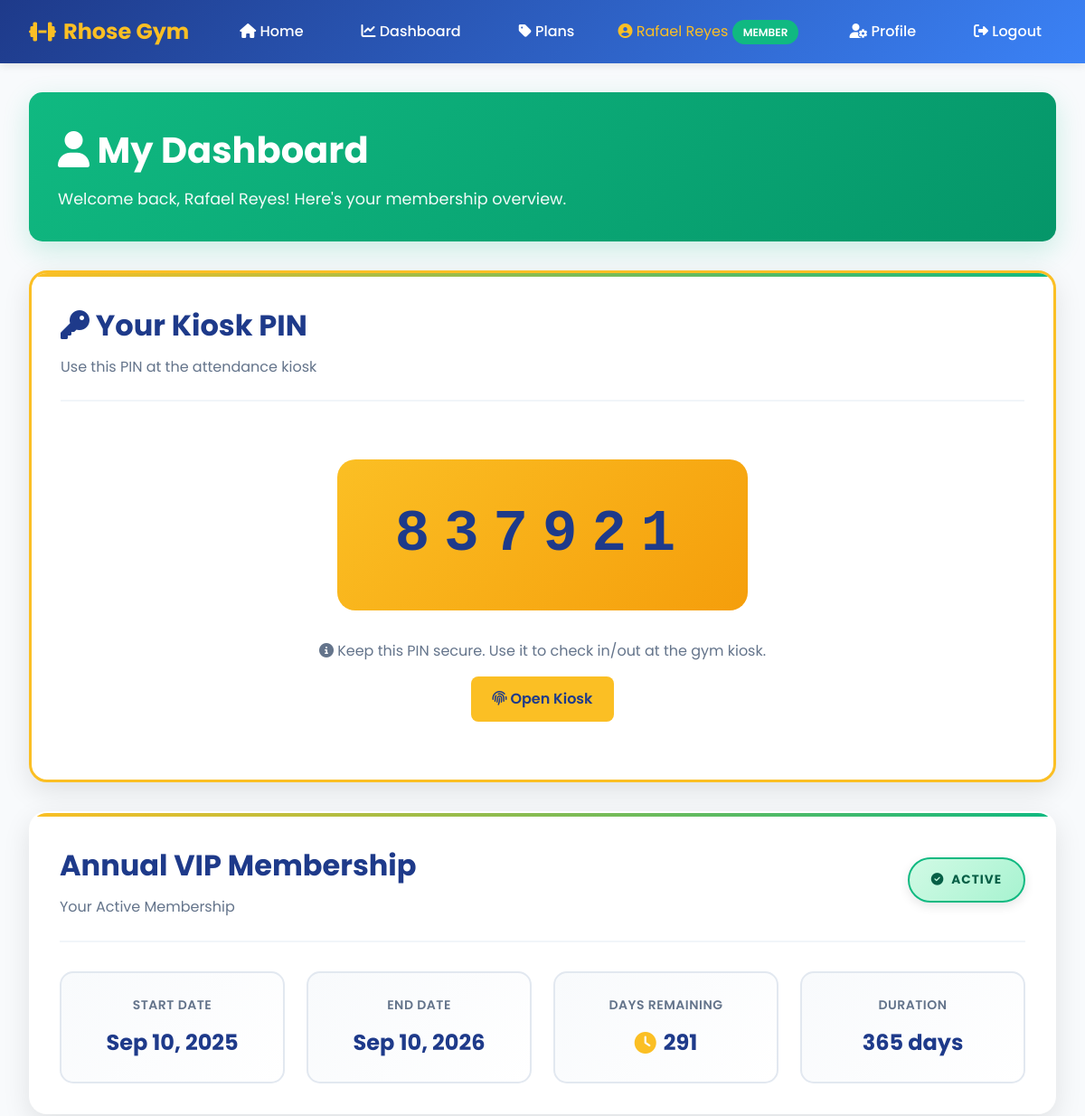
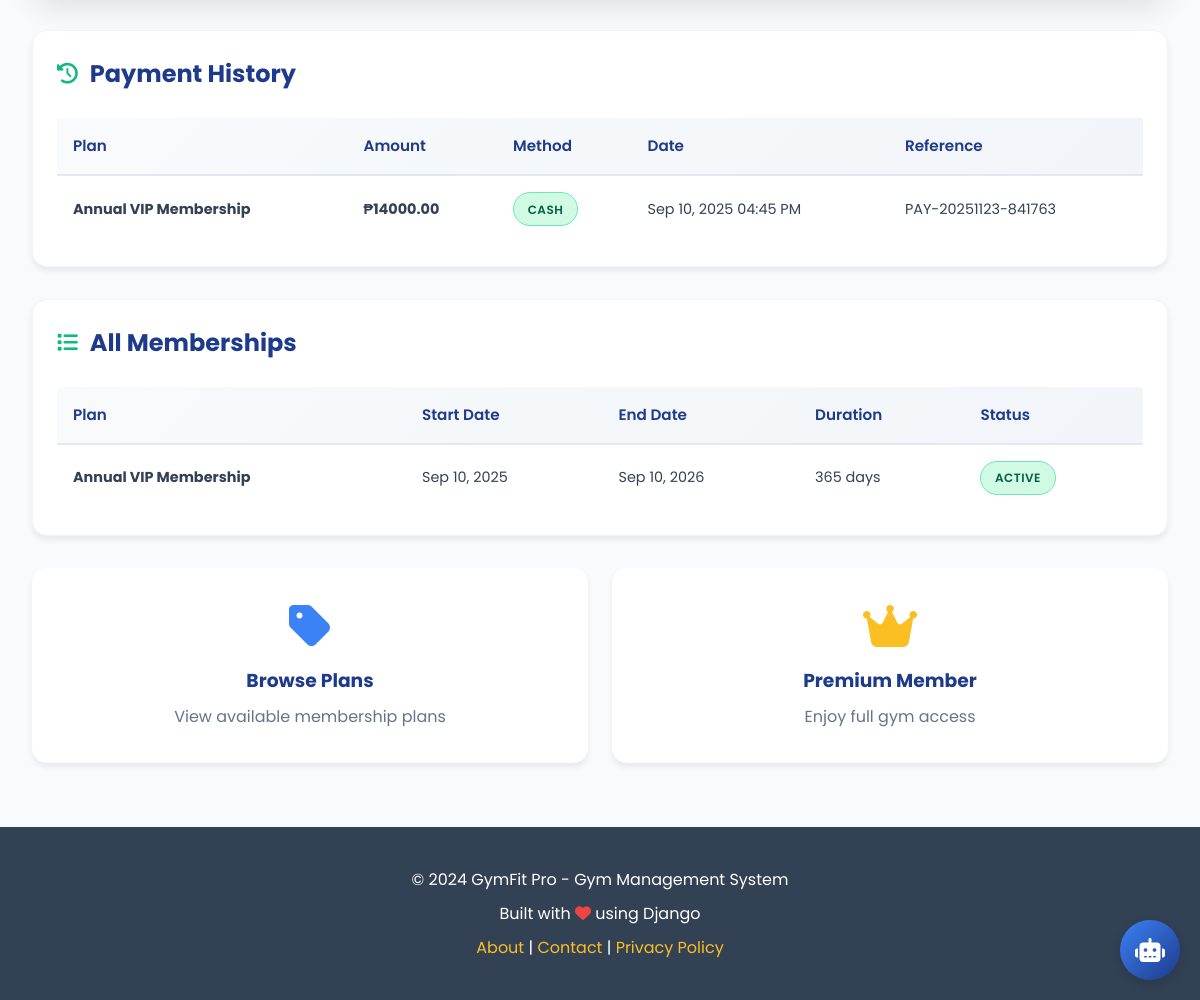
Screenshot of /dashboard/ (signed in) with the database file from the repository (2 pictures, top to bottom).
### gym_app/models.py (models this page shows, shortened)
class User(AbstractUser):
    ROLE_CHOICES = [
        ('admin', 'Admin'),
        ('staff', 'Staff'),
        ('member', 'Member'),
    ]
    role = models.CharField(max_length=10, choices=ROLE_CHOICES, default='member')
    mobile_no = models.CharField(max_length=20, blank=True, null=True)
    address = models.TextField(blank=True, null=True)
    birthdate = models.DateField(blank=True, null=True)
    age = models.IntegerField(blank=True, null=True)
    profile_image = models.ImageField(
        upload_to='profile_images/',
        blank=True,
        null=True,
        help_text="Profile picture"
    )
    kiosk_pin = models.CharField(
        max_length=6,
        blank=True,
        null=True,
        unique=True,
        help_text="6-digit PIN for kiosk check-in/out",
        verbose_name="Kiosk PIN"
    )
    created_at = models.DateTimeField(auto_now_add=True)
    updated_at = models.DateTimeField(auto_now=True)
    class Meta:
        db_table = 'users'
        verbose_name = 'User'
        verbose_name_plural = 'Users'
    def is_admin(self):
        return self.role == 'admin' or self.is_superuser
    def is_staff_or_admin(self):
        return self.role in ['admin', 'staff'] or self.is_superuser or self.is_staff

class UserMembership(models.Model):
    STATUS_CHOICES = [
        ('pending', 'Pending Payment'),
        ('active', 'Active'),
        ('expired', 'Expired'),
        ('cancelled', 'Cancelled'),
    ]
    user = models.ForeignKey(User, on_delete=models.CASCADE, related_name='memberships')
    plan = models.ForeignKey(MembershipPlan, on_delete=models.PROTECT, related_name='subscriptions')
    start_date = models.DateField()
    end_date = models.DateField()
    status = models.CharField(max_length=20, choices=STATUS_CHOICES, default='pending')
    cancelled_at = models.DateTimeField(null=True, blank=True)
    cancelled_by = models.ForeignKey(
        User,
        on_delete=models.SET_NULL,
        null=True,
        blank=True,
        related_name='cancelled_memberships'
    )
    cancellation_reason = models.TextField(blank=True, null=True)
    created_at = models.DateTimeField(auto_now_add=True)
    updated_at = models.DateTimeField(auto_now=True)
    class Meta:
        db_table = 'user_memberships'
        verbose_name = 'User Membership'
        verbose_name_plural = 'User Memberships'
        ordering = ['-start_date']
    def days_remaining(self):
        if self.end_date >= date.today():
            return (self.end_date - date.today()).days
        return 0

class MembershipPlan(models.Model):
    name = models.CharField(max_length=100)
    duration_days = models.IntegerField(help_text="Duration in days")
    price = models.DecimalField(max_digits=10, decimal_places=2)
    description = models.TextField(blank=True, null=True)
    is_active = models.BooleanField(default=True)
    is_archived = models.BooleanField(default=False, help_text="Archived plans are hidden but preserved for records")
    archived_at = models.DateTimeField(null=True, blank=True)
    archived_by = models.ForeignKey(
        User,
        on_delete=models.SET_NULL,
        null=True,
        blank=True,
        related_name='archived_membership_plans'
    )
    created_at = models.DateTimeField(auto_now_add=True)
    updated_at = models.DateTimeField(auto_now=True)
    class Meta:
        db_table = 'membership_plans'
        verbose_name = 'Membership Plan'
        verbose_name_plural = 'Membership Plans'
        ordering = ['price']

class Payment(models.Model):
    PAYMENT_METHOD_CHOICES = [
        ('cash', 'Cash'),
        ('gcash', 'GCash'),
    ]
    PAYMENT_STATUS_CHOICES = [
        ('pending', 'Pending Confirmation'),
        ('confirmed', 'Confirmed'),
        ('rejected', 'Rejected'),
    ]
    user = models.ForeignKey(User, on_delete=models.CASCADE, related_name='payments')
    membership = models.ForeignKey(UserMembership, on_delete=models.CASCADE, related_name='payments')
    amount = models.DecimalField(max_digits=10, decimal_places=2)
    method = models.CharField(max_length=10, choices=PAYMENT_METHOD_CHOICES)
    payment_date = models.DateTimeField(default=timezone.now)
    reference_no = models.CharField(max_length=50, blank=True, null=True, unique=True, help_text="Auto-generated payment reference")
    notes = models.TextField(blank=True, null=True)
    status = models.CharField(max_length=20, choices=PAYMENT_STATUS_CHOICES, default='pending')
    approved_by = models.ForeignKey(
        User,
        on_delete=models.SET_NULL,
        null=True,
        blank=True,
        related_name='approved_payments'
    )
    approved_at = models.DateTimeField(null=True, blank=True)
    rejection_reason = models.TextField(blank=True, null=True)
    created_at = models.DateTimeField(auto_now_add=True)
    updated_at = models.DateTimeField(auto_now=True)
    class Meta:
        db_table = 'payments'
        verbose_name = 'Payment'
        verbose_name_plural = 'Payments'
        ordering = ['-payment_date']

### gym_app/views.py (the view)
# urls.py: path('dashboard/', views.dashboard, name='dashboard'),
@login_required
def dashboard(request):
    user = request.user
    if user.is_admin():
        return admin_dashboard(request)
    elif user.role == 'staff':
        return staff_dashboard(request)
    else:
        return member_dashboard(request)

### gym_app/templates/gym_app/dashboard_member.html (shortened to what this page needs)
{% extends 'gym_app/base.html' %}
{% block content %}
{% load static %}
<link rel="stylesheet" href="{% static 'gym_app/css/pages/dashboard_member.css' %}">
<div class="dashboard-header">
    <h1><i class="fas fa-user"></i> My Dashboard</h1>
    <p>Welcome back, {{ user.get_full_name }}! Here's your membership overview.</p>
</div>
{% if user.kiosk_pin %}
<div class="membership-card" style="border: 3px solid var(--gold);">
    <div class="membership-header">
        <div>
            <h2 style="color: var(--primary-blue); margin: 0;">
                <i class="fas fa-key"></i> Your Kiosk PIN
            </h2>
            <p style="color: var(--gray); margin: 0.5rem 0 0 0;">Use this PIN at the attendance kiosk</p>
        </div>
    </div>
    <div style="text-align: center; padding: 2rem;">
        <div style="background: linear-gradient(135deg, var(--gold) 0%, var(--dark-gold) 100%);
                    display: inline-block;
                    padding: 2rem 4rem;
                    border-radius: 20px;
                    margin-bottom: 1rem;">
            <div style="font-size: 4rem;
                        font-weight: 700;
                        letter-spacing: 1rem;
                        color: var(--primary-blue);
                        font-family: 'Courier New', monospace;">
                {{ user.kiosk_pin }}
            </div>
        </div>
        <p style="color: var(--gray); margin-top: 1rem;">
            <i class="fas fa-info-circle"></i>
            Keep this PIN secure. Use it to check in/out at the gym kiosk.
        </p>
        <a href="{% url 'kiosk_login' %}" target="_blank" class="btn btn-gold" style="margin-top: 1rem;">
            <i class="fas fa-fingerprint"></i> Open Kiosk
        </a>
    </div>
</div>
{% endif %}
{% if current_membership %}
<div class="membership-card">
    <div class="membership-header">
        <div>
            <h2 style="color: var(--primary-blue); margin: 0;">{{ current_membership.plan.name }}</h2>
            <p style="color: var(--gray); margin: 0.5rem 0 0 0;">Your Active Membership</p>
        </div>
        <span class="membership-status status-active">
            <i class="fas fa-check-circle"></i> ACTIVE
        </span>
    </div>
    <div class="membership-details">
        <div class="detail-item">
            <div class="detail-label">Start Date</div>
            <div class="detail-value">{{ current_membership.start_date|date:"M d, Y" }}</div>
        </div>
        <div class="detail-item">
            <div class="detail-label">End Date</div>
            <div class="detail-value">{{ current_membership.end_date|date:"M d, Y" }}</div>
        </div>
        <div class="detail-item">
            <div class="detail-label">Days Remaining</div>
            <div class="detail-value">
                <i class="fas fa-clock"></i> {{ current_membership.days_remaining }}
            </div>
        </div>
        <div class="detail-item">
            <div class="detail-label">Duration</div>
            <div class="detail-value">{{ current_membership.plan.duration_days }} days</div>
        </div>
    </div>
</div>
{% endif %}
<div class="table-container">
    <h2 class="section-title">
        <i class="fas fa-history"></i>
        Payment History
    </h2>
    {% if payment_history %}
    <table>
        <thead>
            <tr>
                <th>Plan</th>
                <th>Amount</th>
                <th>Method</th>
                <th>Date</th>
                <th>Reference</th>
            </tr>
        </thead>
        <tbody>
            {% for payment in payment_history %}
            <tr>
                <td><strong>{{ payment.membership.plan.name }}</strong></td>
                <td><strong>₱{{ payment.amount }}</strong></td>
                <td><span class="badge badge-active">{{ payment.method|upper }}</span></td>
                <td>{{ payment.payment_date|date:"M d, Y h:i A" }}</td>
                <td>{{ payment.reference_no|default:"N/A" }}</td>
            </tr>
            {% endfor %}
        </tbody>
    </table>
    {% else %}
    <div class="empty-state">
        <i class="fas fa-receipt"></i>
        <p>No payment history yet</p>
    </div>
    {% endif %}
</div>
<div class="table-container">
    <h2 class="section-title">
        <i class="fas fa-list"></i>
        All Memberships
    </h2>
    {% if all_memberships %}
    <table>
        <thead>
            <tr>
                <th>Plan</th>
                <th>Start Date</th>
                <th>End Date</th>
                <th>Duration</th>
                <th>Status</th>
            </tr>
        </thead>
        <tbody>
            {% for membership in all_memberships %}
            <tr>
                <td><strong>{{ membership.plan.name }}</strong></td>
                <td>{{ membership.start_date|date:"M d, Y" }}</td>
                <td>{{ membership.end_date|date:"M d, Y" }}</td>
                <td>{{ membership.plan.duration_days }} days</td>
                <td>
                    <span class="badge badge-{{ membership.status }}">
                        {{ membership.status|upper }}
                    </span>
                </td>
            </tr>
            {% endfor %}
        </tbody>
    </table>
    {% else %}
    <div class="empty-state">
        <i class="fas fa-inbox"></i>
        <p>No membership history</p>
    </div>
    {% endif %}
</div>
<div style="display: grid; grid-template-columns: repeat(auto-fit, minmax(250px, 1fr)); gap: 1.5rem;">
    <a href="{% url 'membership_plans' %}" class="card" style="text-decoration: none; color: inherit; text-align: center;">
        <i class="fas fa-tag" style="font-size: 3rem; color: var(--secondary-blue); margin-bottom: 1rem;"></i>
        <h3 style="color: var(--primary-blue); margin-bottom: 0.5rem;">Browse Plans</h3>
        <p style="color: var(--gray);">View available membership plans</p>
    </a>
    {% if current_membership %}
    <div class="card" style="text-align: center;">
        <i class="fas fa-crown" style="font-size: 3rem; color: var(--gold); margin-bottom: 1rem;"></i>
        <h3 style="color: var(--primary-blue); margin-bottom: 0.5rem;">Premium Member</h3>
        <p style="color: var(--gray);">Enjoy full gym access</p>
    </div>
    {% endif %}
</div>
{% include 'gym_app/includes/chatbot_widget.html' %}
{% endblock %}

### gym_app/templates/gym_app/base.html (shortened to what this page needs)
<!DOCTYPE html>
<html lang="en">
<head>
    <link rel="stylesheet" href="https://cdnjs.cloudflare.com/ajax/libs/font-awesome/6.4.0/css/all.min.css">
    {% load static %}
    <link rel="stylesheet" href="{% static 'gym_app/css/base/base.css' %}">
</head>
<body>
    <nav class="navbar">
        <div class="container">
            <a href="{% url 'home' %}" class="navbar-brand">
                <i class="fas fa-dumbbell"></i>
                Rhose Gym
            </a>
            <ul class="navbar-menu">
                <li><a href="{% url 'home' %}"><i class="fas fa-home"></i> Home</a></li>
                {% if user.is_authenticated %}
                    <li><a href="{% url 'dashboard' %}"><i class="fas fa-chart-line"></i> Dashboard</a></li>
                    <li><a href="{% url 'membership_plans' %}"><i class="fas fa-tag"></i> Plans</a></li>
                    <li>
                        <span style="color: var(--gold); margin-right: 0.5rem;">
                            <i class="fas fa-user-circle"></i> {{ user.get_full_name|default:user.username }}
                            <span class="user-badge badge-{{ user.role }}">{{ user.role }}</span>
                        </span>
                    </li>
                    <li><a href="{% url 'profile_settings' %}"><i class="fas fa-user-cog"></i> Profile</a></li>
                    <li><a href="{% url 'logout' %}"><i class="fas fa-sign-out-alt"></i> Logout</a></li>
                {% else %}
                    <li><a href="{% url 'about' %}"><i class="fas fa-info-circle"></i> About</a></li>
                    <li><a href="{% url 'login' %}"><i class="fas fa-sign-in-alt"></i> Login</a></li>
                    <li><a href="{% url 'register' %}" class="btn-gold"><i class="fas fa-user-plus"></i> Sign Up</a></li>
                {% endif %}
            </ul>
        </div>
    </nav>
    <main class="main-content">
        {% block content %}{% endblock %}
    </main>
    <footer class="footer">
        <div class="container">
            <p>&copy; 2024 GymFit Pro - Gym Management System</p>
            <p>Built with <i class="fas fa-heart" style="color: var(--danger);"></i> using Django</p>
            <p>
                <a href="{% url 'about' %}">About</a> |
                <a href="#">Contact</a> |
                <a href="#">Privacy Policy</a>
            </p>
        </div>
    </footer>
</body>
</html>

### rows the page displays
User: get_full_name "Rafael Reyes", role "MEMBER", kiosk_pin "837921"
UserMembership: plan.name "Annual VIP Membership", start_date "Sep 10, 2025", end_date "Sep 10, 2026", days_remaining "291", plan.duration_days "365", status "ACTIVE"
Payment: membership.plan.name "Annual VIP Membership", amount "14000.00", method "CASH", payment_date "Sep 10, 2025 04:45 PM", reference_no "PAY-20251123-841763"
